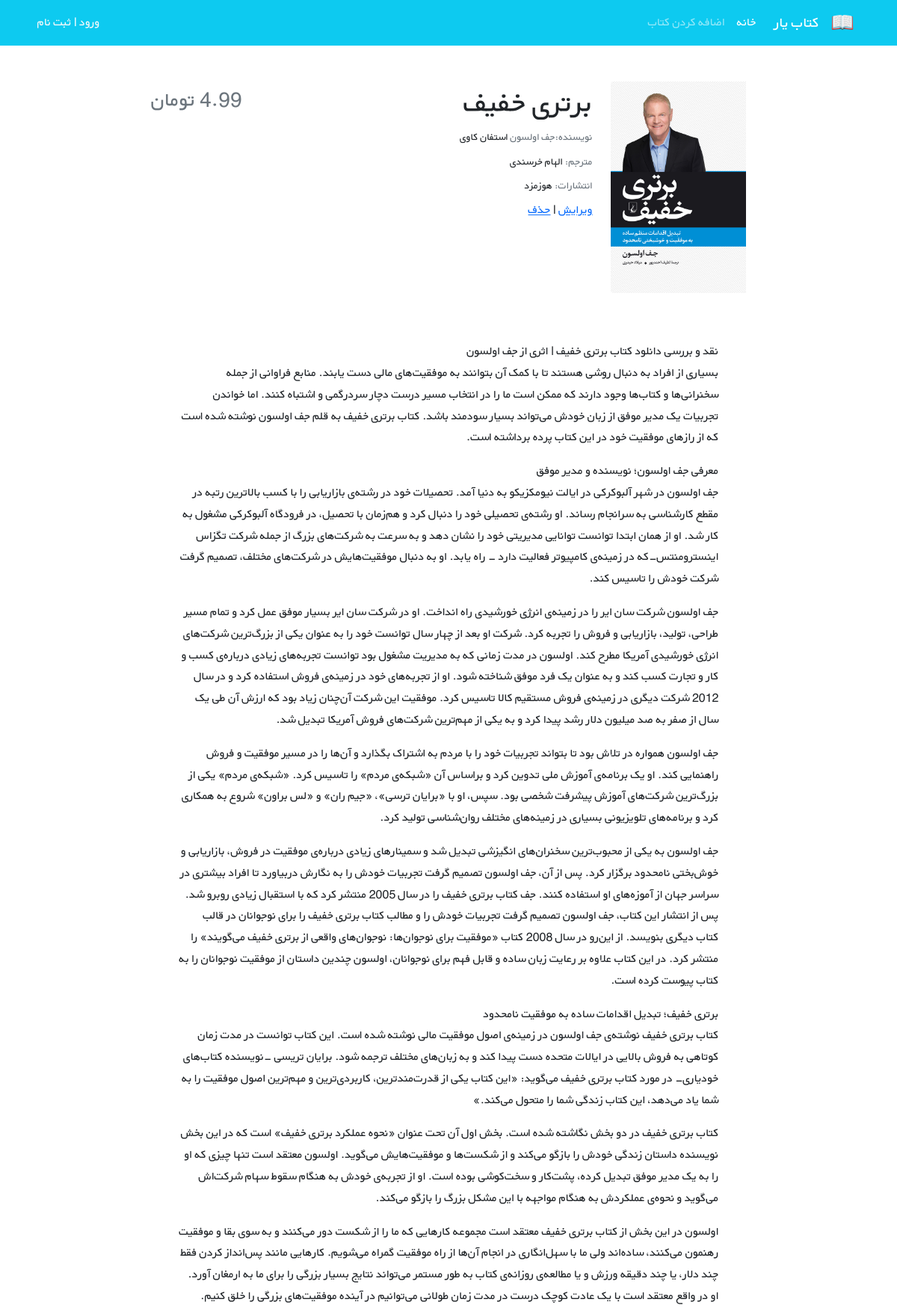
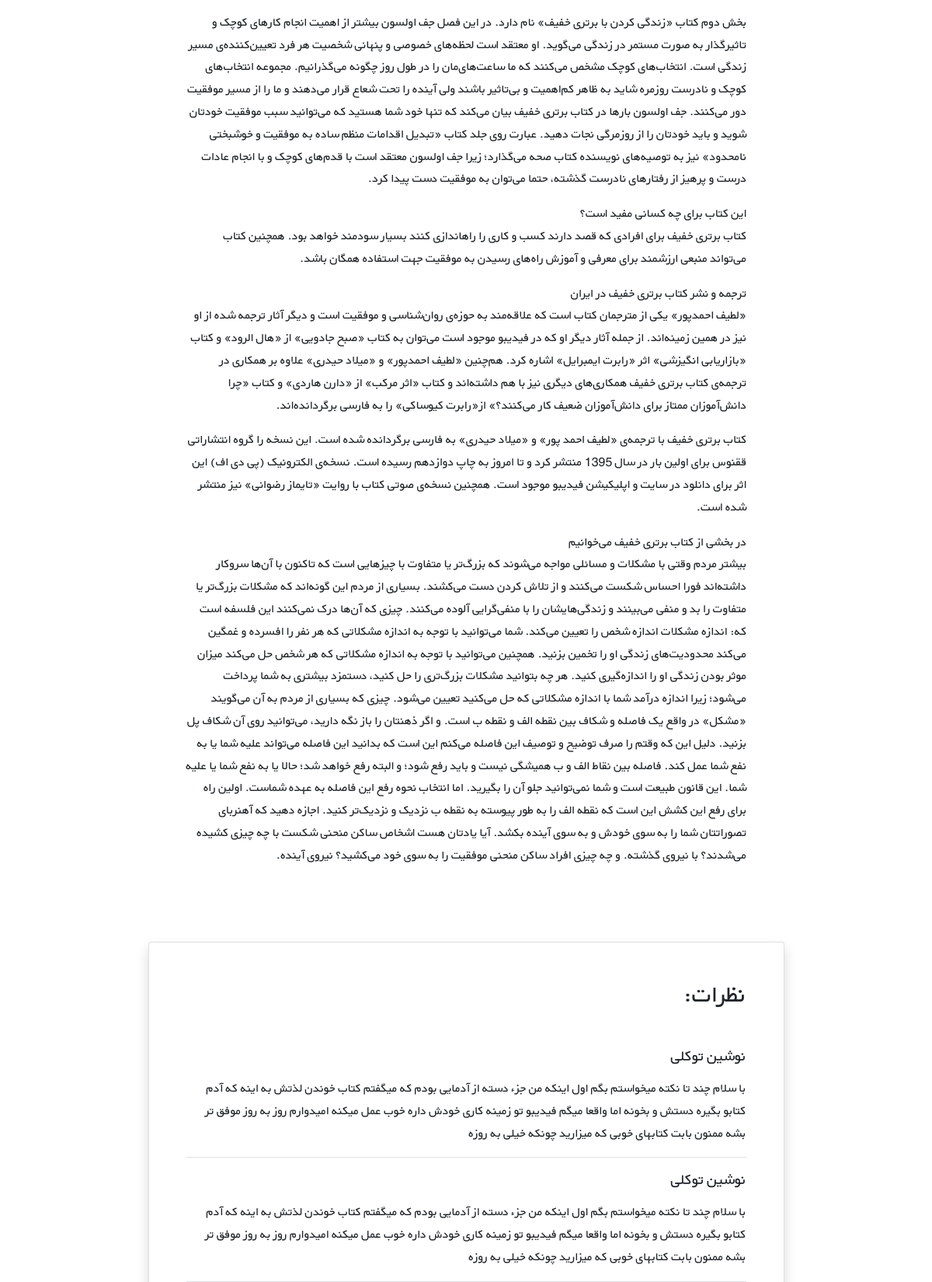
The page /books/6/ (upper part) on the database its author committed (2 pictures, top to bottom).
### books/models.py (models this page shows, shortened)
class Book(models.Model):
    title = models.CharField(max_length=200)
    author = models.CharField(max_length=200)
    context = models.TextField()
    price = models.DecimalField(max_digits=5, decimal_places=2)
    cover = models.ImageField(upload_to='covers/', blank=True)

### books/views.py (the view)
# urls.py: path('<int:pk>/', BookDetailView.as_view(), name='book_detail'),
class BookDetailView(generic.DetailView):
    model = Book
    template_name = 'books/book_detail.html'

### books/templates/books/book_detail.html (shortened to what this page needs)
{% extends '_base.html' %}
{% load book_tags %}
{% block content %}
    <div class="container mt-5" dir="rtl">
        <div class="">
            <div class="">
                <div class="d-flex justify-content-center">
                    <div class="row w-sm-75 w-100">
                        <div class="col-xs-12 col-md-3 d-flex justify-content-center">
                            <div>
                                {% if book.cover  %}
                                <img src="{{ book.cover.url }}" class="img-fluid rounded-start" alt="...">
                                     {% else  %}
                                     <img src="media/covers/no cover.jpg">
                                {% endif %}
                            </div>
                        </div>
                        <div class="col-xs-12 col-md-6 text-center text-md-end mt-md-1 mt-4">
                            <h1>{{ book.title}}</h1>
                            <h5 class="small my-1"><span class="text-muted">نویسنده:{{ book.author }} </span>استفان کاوی</h5>
                            <h5 class="small my-1"><span class="text-muted">مترجم: </span>الهام خرسندی</h5>
                            <h5 class="small my-1"><span class="text-muted">انتشارات: </span>هوزمزد</h5>
                            <a href="{% url 'book_update' book.id %}">ویرایش</a>
                            <span>|</span>
                            <a href="{% url 'book_delete' book.id %}">حذف</a>
                        </div>
                        <div class="col-xs-12 col-md-3 d-flex flex-column">
                            <h3 class="align-self-center pt-2 text-muted align-self-md-end">
                                {{book.price}} تومان
                            </h3>
                        </div>
                    </div>
                </div>
                <div class="d-flex justify-content-center">
                    <div class="my-3 p-5 w-sm-75 w-100">
                        {{ book.context|linebreaks }}
                    </div>
                </div>
                <div class="d-flex justify-content-center">
                    <div class="card shadow my-3 p-5 w-sm-75 w-100">
                        <h2 class="mb-5">نظرات:</h2>
                        <div class="border-bottom mb-3">
                            <h5 class="mb-3">نوشین توکلی</h5>
                            <p>با سلام چند تا نکته میخواستم بگم اول اینکه من جزء دسته از آدمایی بودم که میگفتم کتاب
                                خوندن لذتش
                                به اینه که آدم کتابو بگیره دستش و بخونه اما واقعا میگم فیدیبو تو زمینه کاری خودش داره
                                خوب عمل
                                میکنه امیدوارم روز به روز موفق تر بشه ممنون بابت کتابهای خوبی که میزارید چونکه خیلی به
                                روزه</p>
                        </div>
                        <div class="border-bottom mb-3">
                            <h5 class="mb-3">نوشین توکلی</h5>
                            <p>با سلام چند تا نکته میخواستم بگم اول اینکه من جزء دسته از آدمایی بودم که میگفتم کتاب
                                خوندن لذتش
                                به اینه که آدم کتابو بگیره دستش و بخونه اما واقعا میگم فیدیبو تو زمینه کاری خودش داره
                                خوب عمل
                                میکنه امیدوارم روز به روز موفق تر بشه ممنون بابت کتابهای خوبی که میزارید چونکه خیلی به
                                روزه</p>
                        </div>
                    </div>
                </div>
            </div>
        </div>
    </div>
{% endblock %}

### static/css/style.css (style rules this page uses)
* { font-family: 'BYekan', sans-serif; line-height: 1.8rem; }
@media (min-width: 576px) { .w-sm-75 { width: 75%!important; } }

### rows shown on the page
Book: cover (picture), title "برتری خفیف", author "جف اولسون", context "نقد و بررسی دانلود کتاب برتری خفیف | اثری از جف اولسون بسیاری از افراد به دنبال روشی هستند تا با کمک آن بتوانند به موفقیت‌های مالی دست یابند. منابع فراوانی از جمله سخنرانی‌ها و کتاب‌ها وجود دارند که ممکن است ما را در انتخاب مسیر درست دچار سردرگمی و اشتباه کنند. اما خواندن تجربیات یک مدیر موفق از زبان خودش می‌تواند بسیار سودمند باشد. کتاب برتری خفیف به قلم جف اولسون نوشته شده است که از رازهای موفقیت خود در این کتاب پرده برداشته است. معرفی جف اولسون؛ نویسنده و مدیر موفق جف اولسون در شهر آلبوکرکی در ایالت نیومکزیکو به دنیا آمد. تحصیلات خود در رشته‌ی بازاریابی را با کسب بالاترین رتبه در مقطع کارشناسی به سرانجام رساند. او رشته‌ی تحصیلی خود را دنبال کرد و هم‌زمان با تحصیل، در فرودگاه آلبوکرکی…"
